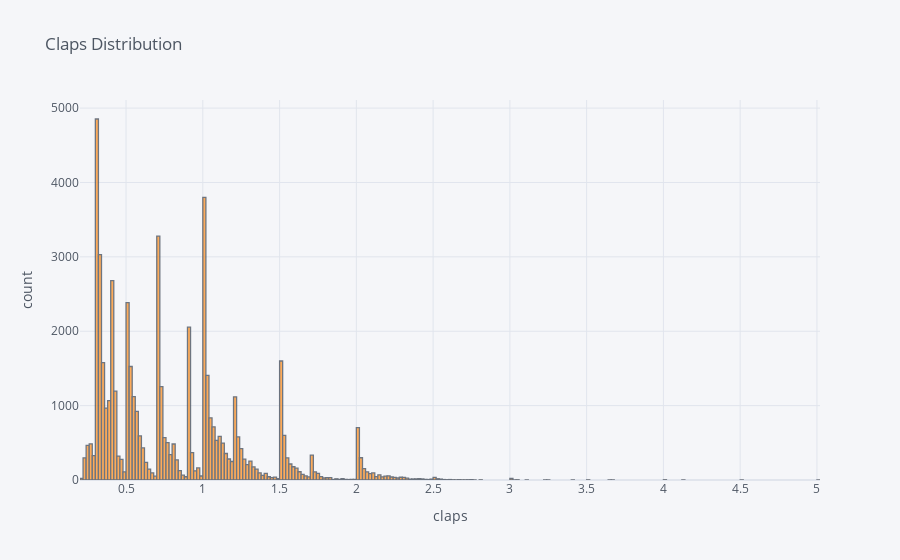

Notebook code cell kept with this figure:
### Markdown cell above
Построим распределение переменной carat.

### Code cell
df['carat'].iplot(kind='hist', xTitle='claps',
                  yTitle='count', title='Claps Distribution')

### Figure 1 — Plotly figure (JSON) as saved in the notebook; plotly's stock layout.template omitted (floating-point values rounded to 4 significant figures; data arrays with more than 128 entries replaced by an {"elided": "..."} marker saying what was removed)
{"data": [{"histfunc": "count", "histnorm": "", "marker": {"color": "rgba(255, 153, 51, 1.0)", "line": {"color": "#4D5663", "width": 1.3}}, "name": "carat", "opacity": 0.8, "orientation": "v", "type": "histogram", "x": {"elided": "53943 float values"}}], "layout": {"barmode": "overlay", "legend": {"bgcolor": "#F5F6F9", "font": {"color": "#4D5663"}}, "paper_bgcolor": "#F5F6F9", "plot_bgcolor": "#F5F6F9", "title": {"font": {"color": "#4D5663"}, "text": "Claps Distribution"}, "xaxis": {"gridcolor": "#E1E5ED", "showgrid": true, "tickfont": {"color": "#4D5663"}, "title": {"font": {"color": "#4D5663"}, "text": "claps"}, "zerolinecolor": "#E1E5ED"}, "yaxis": {"gridcolor": "#E1E5ED", "showgrid": true, "tickfont": {"color": "#4D5663"}, "title": {"font": {"color": "#4D5663"}, "text": "count"}, "zerolinecolor": "#E1E5ED"}}}
